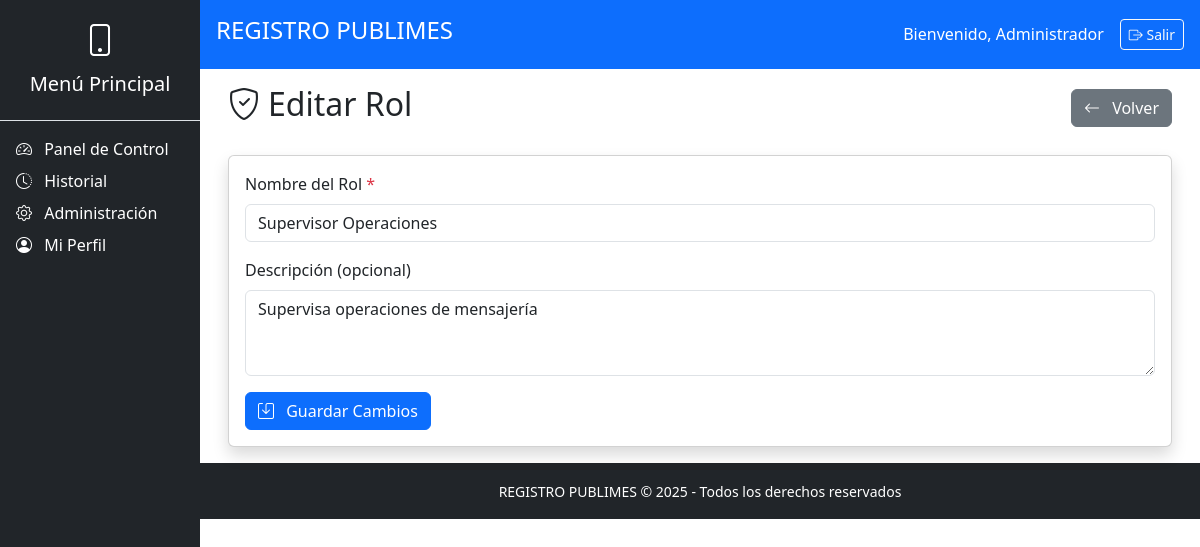
The app's page /admin/roles/2/editar (signed in) with its own data.
### modelo.py (models this page shows)
class Usuario(db.Model):
    __tablename__ = 'usuario'
    idUsuario = db.Column(db.Integer, primary_key=True)
    nombre = db.Column(db.String(100), nullable=False)
    username = db.Column(db.String(50), unique=True, nullable=False)
    password = db.Column(db.String(255), nullable=False)
    activo = db.Column(db.Boolean, default=True)
    fecha_creacion = db.Column(db.DateTime, default=datetime.utcnow)
    roles = db.relationship('UsuarioRol', back_populates='usuario')
    clientes_asignados = db.relationship('Cliente', back_populates='operador_publimes')
    envios_realizados = db.relationship('EnvioCampania', back_populates='usuario')
    transferencias_supervisor = db.relationship('TransferenciaTelefono', foreign_keys='TransferenciaTelefono.idSupervisorHistorial', back_populates='supervisor_historial')
    transferencias_origen = db.relationship('TransferenciaTelefono', foreign_keys='TransferenciaTelefono.idOperadorPublimes', back_populates='operador_publimes')

class Rol(db.Model):
    __tablename__ = 'rol'
    idRol = db.Column(db.Integer, primary_key=True)
    nombreRol = db.Column(db.String(50), nullable=False)
    descripcion = db.Column(db.String(200))
    usuarios = db.relationship('UsuarioRol', back_populates='rol')

### logica/administracion.py (the view, shortened to what this page needs)
    @requiere_login
    @requiere_rol('Administrador General')
    def editar_rol(self, id):
        rol = Rol.query.get_or_404(id)
        return render_template('admin/EditarAdmin/EditarRoL.html', rol=rol)

### app.py (called while the page is built)
@app.context_processor
def inject_current_year():
    return {'current_year': datetime.now().year}

### decoradores.py (called while the page is built)
def requiere_login(f):
    @wraps(f)
    def decorador(*args, **kwargs):
        if 'id_usuario' not in session:
            flash('Debe iniciar sesión para acceder a esta página', 'danger')
            return redirect(url_for('login.iniciar_sesion'))
        return f(*args, **kwargs)
    return decorador

def requiere_rol(*roles_permitidos):
    def decorador(f):
        @wraps(f)
        def wrapper(*args, **kwargs):
            if 'id_usuario' not in session:
                flash('Autenticación requerida', 'warning')
                return redirect(url_for('login.iniciar_sesion'))
            usuario_actual = Usuario.query.get(session['id_usuario'])
            roles_usuario = {ur.rol.nombreRol for ur in usuario_actual.roles}
            if not roles_usuario.intersection(roles_permitidos):
                flash('No tiene permisos suficientes para esta acción', 'danger')
                return redirect(url_for('login.panel_control'))
            return f(*args, **kwargs)
        return wrapper
    return decorador

### templates/admin/EditarAdmin/EditarRol.html (shortened to what this page needs)
{% extends "base/base.html" %}
{% block content %}
<div class="container-fluid">
    <div class="d-flex justify-content-between align-items-center mb-4">
        <h2><i class="bi bi-shield-check me-2"></i>Editar Rol</h2>
        <a href="{{ url_for('admin.gestion_roles') }}" class="btn btn-secondary">
            <i class="bi bi-arrow-left me-2"></i> Volver
        </a>
    </div>
    <div class="card shadow">
        <div class="card-body">
            <form method="POST">
                <div class="mb-3">
                    <label for="nombre" class="form-label">Nombre del Rol <span class="text-danger">*</span></label>
                    <input type="text" class="form-control" id="nombre" name="nombre"
                           value="{{ rol.nombreRol }}" required autofocus>
                </div>
                <div class="mb-3">
                    <label for="descripcion" class="form-label">Descripción (opcional)</label>
                    <textarea class="form-control" id="descripcion" name="descripcion" rows="3"
                              placeholder="Describe brevemente el propósito de este rol">{{ rol.descripcion }}</textarea>
                </div>
                <button type="submit" class="btn btn-primary">
                    <i class="bi bi-save me-2"></i> Guardar Cambios
                </button>
            </form>
        </div>
    </div>
</div>
{% endblock %}

### templates/base/header.html
<header class="bg-primary text-white p-3 d-flex justify-content-between align-items-center">
    <h4>REGISTRO PUBLIMES</h4>
    <div class="d-flex align-items-center">
        <span class="me-3">Bienvenido, {{ session.nombre }}</span>
        <a href="{{ url_for('login.logout') }}" class="btn btn-sm btn-outline-light">
            <i class="bi bi-box-arrow-right"></i> Salir
        </a>
    </div>
</header>

### records on screen
Usuario: nombre "Administrador"
Rol: nombre "Supervisor Operaciones", descripcion "Supervisa operaciones de mensajería"
